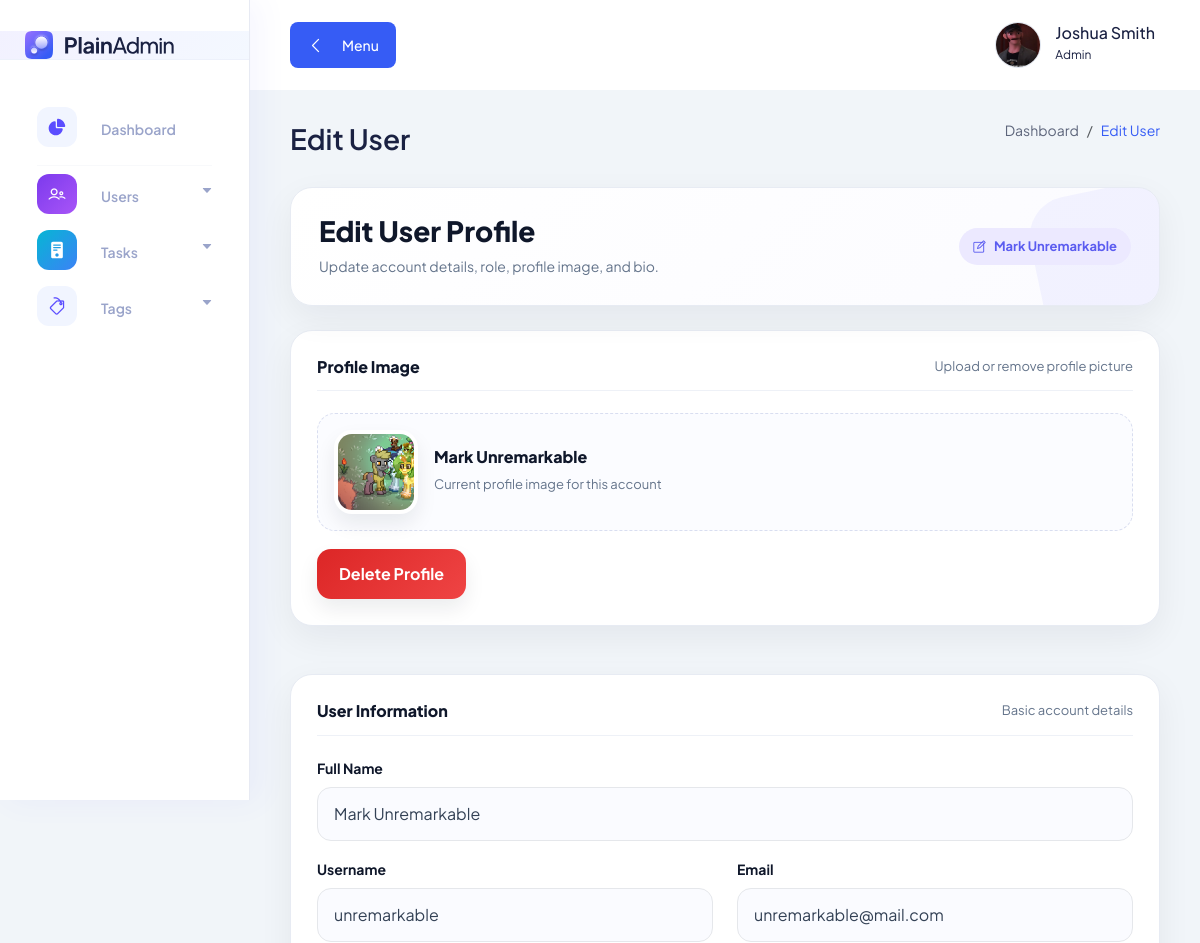
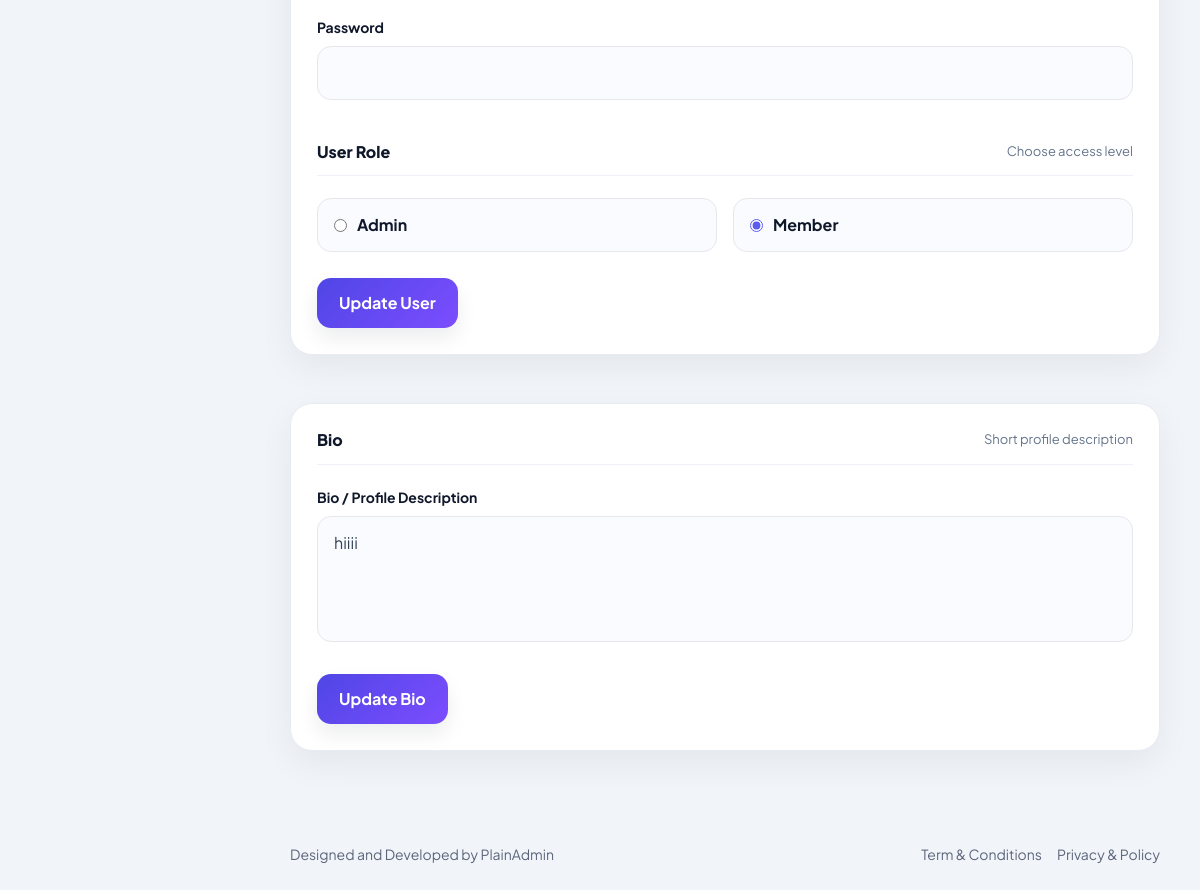
The page /pages/users/edit.user.php?user_id=6 (signed in) on the database its author committed (2 pictures, top to bottom).
### tables this page shows
CREATE TABLE `users_tbl` (
  `user_id` int(11) NOT NULL AUTO_INCREMENT,
  `full_name` varchar(100) NOT NULL,
  `username` varchar(100) NOT NULL,
  `email` varchar(100) NOT NULL,
  `password` varchar(100) NOT NULL,
  `role` int(11) NOT NULL DEFAULT 2,
  `bio` varchar(255) DEFAULT NULL,
  `profile` varchar(255) DEFAULT NULL,
  PRIMARY KEY (`user_id`)
);

### includes/utils/user.utils.php (called while the page is built, shortened)
<?php
function get_user_profile_image($conn, $user_id) : string {
    $all_users = mysqli_query($conn, "SELECT * FROM users_tbl WHERE user_id = '$user_id'");
    $user = mysqli_fetch_array($all_users);
    return "/task_management/uploads/profiles/" . $user['profile'];
}

### pages/users/edit.user.php (the view, shortened to what this page needs)
<?php
require_once "../../includes/conn.php";
include_once "../../includes/utils/user.utils.php";
?>
<!DOCTYPE html>
<html lang="en">
<head>
    <?php include_once "../../includes/components/links.php"; ?>
</head>
<body>
    <?php include_once "../../includes/elements/sidebar.php"; ?>
    <?php
    $user_id = $_GET['user_id'];
    $select_user = mysqli_query($conn, "SELECT * FROM users_tbl WHERE user_id = '$user_id'");
    $user = mysqli_fetch_array($select_user);
    ?>
    <main class="main-wrapper">
        <?php include_once "../../includes/elements/navbar.php"; ?>
        <section class="section edit-page">
            <div class="container-fluid">
                <div class="title-wrapper pt-30">
                    <div class="row align-items-center">
                        <div class="col-md-6">
                            <div class="title">
                                <h2>Edit User</h2>
                            </div>
                        </div>
                        <div class="col-md-6">
                            <div class="breadcrumb-wrapper">
                                <nav aria-label="breadcrumb">
                                    <ol class="breadcrumb">
                                        <li class="breadcrumb-item">
                                            <a href="../dashboard/dashboard.php">Dashboard</a>
                                        </li>
                                        <li class="breadcrumb-item active">Edit User</li>
                                    </ol>
                                </nav>
                            </div>
                        </div>
                    </div>
                </div>
                <div class="edit-hero">
                    <div class="edit-hero-inner">
                        <div class="edit-title">
                            <h2>Edit User Profile</h2>
                            <p>Update account details, role, profile image, and bio.</p>
                        </div>
                        <div class="edit-badge">
                            <i class="lni lni-pencil-alt"></i>
                            <?= $user['full_name']; ?>
                        </div>
                    </div>
                </div>
                <div class="form-elements-wrapper">
                    <div class="row g-4">
                        <div class="col-12">
                            <form action="ctrlData/ctrl.update.user.php?user_id=<?php echo $user_id; ?>"
                                enctype="multipart/form-data" method="POST">
                                <div class="form-card">
                                    <div class="section-head">
                                        <h6>Profile Image</h6>
                                        <span>Upload or remove profile picture</span>
                                    </div>
                                    <div class="profile-preview">
                                        <img class="profile-image"
                                            src="<?php echo get_user_profile_image($conn, $user['user_id']); ?>"
                                            alt="<?php echo $user['full_name']; ?>" />
                                        <div>
                                            <h6><?php echo $user['full_name']; ?></h6>
                                            <p>Current profile image for this account</p>
                                        </div>
                                    </div>
                                    <div class="action-row">
                                        <?php if (isset($user['profile'])) { ?>
                                            <button type="submit" class="btn btn-danger" name="deleteprofile">
                                                Delete Profile
                                            </button>
                                        <?php } else { ?>
                                            <button type="submit" class="btn btn-primary" name="submitprofile">
                                                Update Profile
                                            </button>
                                        <?php } ?>
                                    </div>
                                </div>
                            </form>
                        </div>
                        <div class="col-12">
                            <form action="ctrlData/ctrl.update.user.php?user_id=<?php echo $user_id; ?>" method="POST">
                                <div class="form-card">
                                    <div class="section-head">
                                        <h6>User Information</h6>
                                        <span>Basic account details</span>
                                    </div>
                                    <div class="row">
                                        <div class="col-lg-12">
                                            <div class="input-style-1">
                                                <label>Full Name</label>
                                                <input type="text" name="fullname"
                                                    value="<?php echo $user['full_name']; ?>" required />
                                            </div>
                                        </div>
                                    </div>
                                    <div class="row">
                                        <div class="col-lg-6">
                                            <div class="input-style-1">
                                                <label>Username</label>
                                                <input type="text" name="username"
                                                    value="<?php echo $user['username']; ?>" required />
                                            </div>
                                        </div>
                                        <div class="col-lg-6">
                                            <div class="input-style-1">
                                                <label>Email</label>
                                                <input type="email" name="email" value="<?php echo $user['email']; ?>"
                                                    required />
                                            </div>
                                        </div>
                                    </div>
                                    <div class="row">
                                        <div class="col-lg-12">
                                            <div class="input-style-1">
                                                <label>Password</label>
                                                <input type="password" name="password" required />
                                            </div>
                                        </div>
                                    </div>
                                    <?php if ($_SESSION['role'] == 'Admin') { ?>
                                        <div class="section-head mt-4">
                                            <h6>User Role</h6>
                                            <span>Choose access level</span>
                                        </div>
                                        <div class="row g-3">
                                            <div class="col-md-6">
                                                <div class="form-check radio-style">
                                                    <input type="radio" name="role" value="1" <?php if ($user['role'] == 1)
                                                        echo "checked"; ?> required />
                                                    <label>Admin</label>
                                                </div>
                                            </div>
                                            <div class="col-md-6">
                                                <div class="form-check radio-style">
                                                    <input type="radio" name="role" value="2" <?php if ($user['role'] == 2)
                                                        echo "checked"; ?> required />
                                                    <label>Member</label>
                                                </div>
                                            </div>
                                        </div>
                                    <?php } ?>
                                    <div class="action-row mt-4">
                                        <button type="submit" class="btn btn-primary" name="submit">
                                            Update User
                                        </button>
                                    </div>
                                </div>
                            </form>
                        </div>
                        <div class="col-12">
                            <form action="ctrlData/ctrl.update.user.php?user_id=<?php echo $user_id; ?>" method="POST">
                                <div class="form-card">
                                    <div class="section-head">
                                        <h6>Bio</h6>
                                        <span>Short profile description</span>
                                    </div>
                                    <div class="row">
                                        <div class="col-lg-12">
                                            <div class="input-style-1">
                                                <label>Bio / Profile Description</label>
                                                <textarea class="text-start" placeholder="Write your bio here" rows="4"
                                                    name="bio"><?php echo $user['bio']; ?></textarea>
                                            </div>
                                        </div>
                                    </div>
                                    <div class="action-row">
                                        <button type="submit" class="btn btn-primary" name="submitbio">
                                            Update Bio
                                        </button>
                                    </div>
                                </div>
                            </form>
                        </div>
                    </div>
                </div>
            </div>
        </section>
        <?php include_once "../../includes/elements/footer.php"; ?>
    </main>
    <?php include_once "../../includes/components/scripts.php"; ?>
</body>
</html>

### includes/elements/navbar.php (shortened to what this page needs)
<header class="header">
    <div class="container-fluid">
        <div class="row">
            <div class="col-lg-5 col-md-5 col-6">
                <div class="header-left d-flex align-items-center">
                    <div class="menu-toggle-btn mr-15">
                        <button id="menu-toggle" class="main-btn primary-btn btn-hover">
                            <i class="lni lni-chevron-left me-2"></i> Menu
                        </button>
                    </div>
                </div>
            </div>
            <div class="col-lg-7 col-md-7 col-6">
                <div class="header-right">
                    <div class="profile-box ml-15">
                        <button class="dropdown-toggle bg-transparent border-0" type="button" id="profile"
                            data-bs-toggle="dropdown" aria-expanded="false">
                            <div class="profile-info">
                                <div class="info">
                                    <img class="image"
                                        src="<?php echo get_user_profile_image($conn, $_SESSION['user_id']); ?>"
                                        alt="<?php echo $_SESSION['fullname']; ?>" />
                                    <div>
                                        <h6 class="fw-500">
                                            <?php echo $_SESSION['fullname']; ?>
                                        </h6>
                                        <p>
                                            <?php echo $_SESSION['role']; ?>
                                        </p>
                                    </div>
                                </div>
                            </div>
                        </button>
                    </div>
                </div>
            </div>
        </div>
    </div>
</header>

### rows shown on the page
users_tbl: profile (picture)
users_tbl: full_name "Mark Unremarkable", user_id+profile (picture), fullname "Mark Unremarkable", username "unremarkable", email "unremarkable@mail.com", role "☑", bio "hiiii"

### other values the page prints
$_SESSION['fullname'] "Joshua Smith"
$_SESSION['role'] "Admin"
